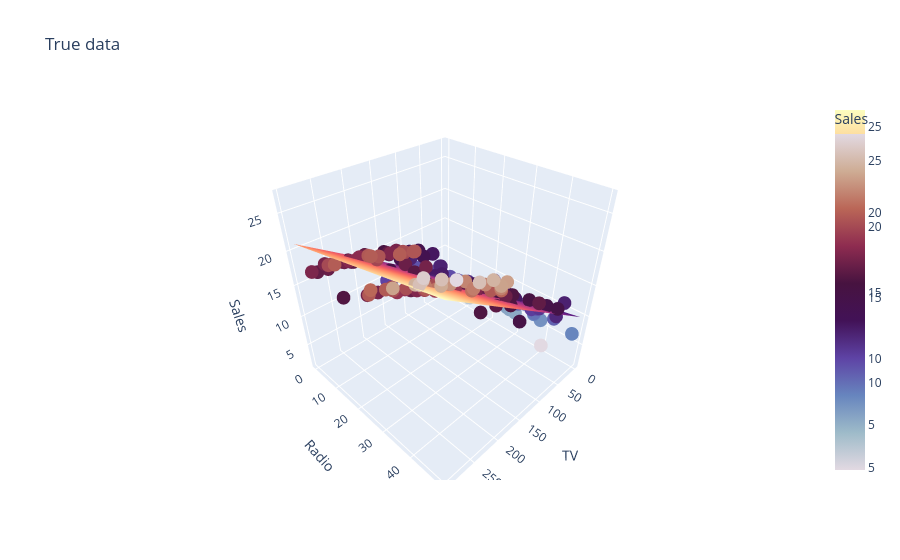

This figure's notebook cell:
### Code cell
x_range = np.linspace(df['TV'].min(), df['TV'].max(), 15)
y_range = np.linspace(df['Radio'].min(), df['Radio'].max(), 15)

xx,yy = np.meshgrid(x_range, y_range)
news_mean = df['Newspaper'].mean()
news_col = np.full(xx.ravel().shape, news_mean)

pred_input = np.c_[xx.ravel(), yy.ravel(), news_col]
zz = r.predict(pred_input).reshape(xx.shape)

fig = px.scatter_3d(df, x = df['TV'],
                    y = df['Radio'],
                    z = df['Sales'],
                    color=df['Sales'],
                    color_continuous_scale='twilight',
                    title='True data')
fig.add_surface(x = x_range, y = y_range, z = zz, colorscale='magma')

fig.show()

### Figure 1 — Plotly figure (JSON) as saved in the notebook; plotly's stock layout.template omitted (floating-point values rounded to 4 significant figures; data arrays with more than 128 entries replaced by an {"elided": "..."} marker saying what was removed)
{"data": [{"hovertemplate": "TV=%{x}<br>Radio=%{y}<br>Sales=%{marker.color}<extra></extra>", "legendgroup": "", "marker": {"color": {"elided": "200 float values"}, "coloraxis": "coloraxis", "symbol": "circle"}, "mode": "markers", "name": "", "scene": "scene", "showlegend": false, "type": "scatter3d", "x": {"elided": "200 float values"}, "y": {"elided": "200 float values"}, "z": {"elided": "200 float values"}}, {"colorscale": [[0, "#000004"], [0.1111, "#180f3d"], [0.2222, "#440f76"], [0.3333, "#721f81"], [0.4444, "#9e2f7f"], [0.5556, "#cd4071"], [0.6667, "#f1605d"], [0.7778, "#fd9668"], [0.8889, "#feca8d"], [1, "#fcfdbf"]], "type": "surface", "x": [0.7, 21.82, 42.94, 64.06, 85.19, 106.3, 127.4, 148.5, 169.7, 190.8, 211.9, 233.0, 254.2, 275.3, 296.4], "y": [0.0, 3.543, 7.086, 10.63, 14.17, 17.71, 21.26, 24.8, 28.34, 31.89, 35.43, 38.97, 42.51, 46.06, 49.6], "z": {"elided": "15x15 float values"}}], "layout": {"coloraxis": {"colorbar": {"title": {"text": "Sales"}}, "colorscale": [[0, "#e2d9e2"], [0.1111, "#9ebbc9"], [0.2222, "#6785be"], [0.3333, "#5e43a5"], [0.4444, "#421257"], [0.5556, "#471340"], [0.6667, "#8e2c50"], [0.7778, "#ba6657"], [0.8889, "#ceac94"], [1, "#e2d9e2"]]}, "legend": {"tracegroupgap": 0}, "scene": {"domain": {"x": [0, 1], "y": [0, 1]}, "xaxis": {"title": {"text": "TV"}}, "yaxis": {"title": {"text": "Radio"}}, "zaxis": {"title": {"text": "Sales"}}}, "title": {"text": "True data"}}}
